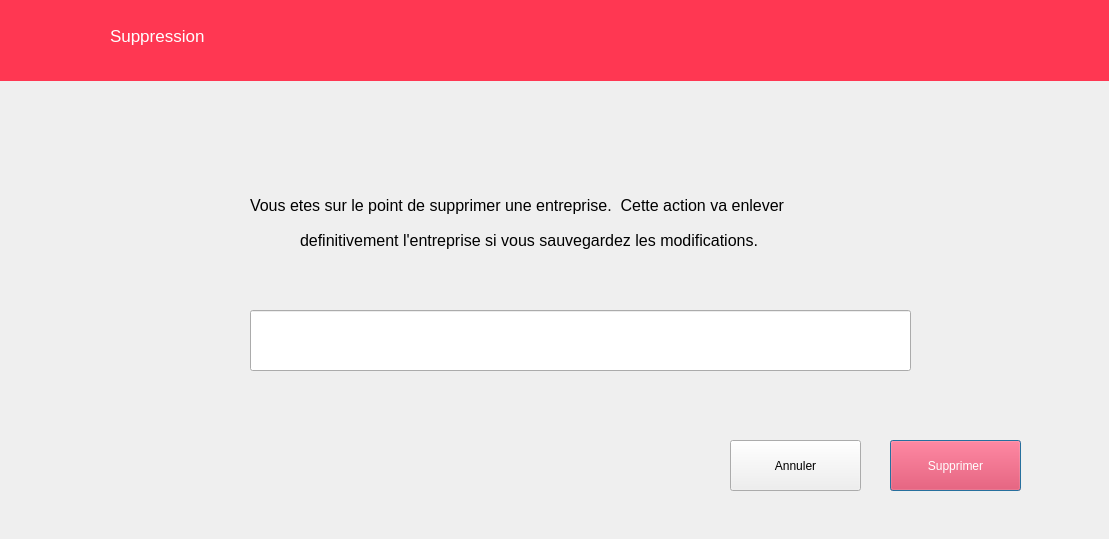
<?xml version="1.0" encoding="UTF-8"?>
<ui version="4.0">
 <class>Supprimer</class>
 <widget class="QDialog" name="Supprimer">
  <property name="geometry">
   <rect>
    <x>0</x>
    <y>0</y>
    <width>1109</width>
    <height>539</height>
   </rect>
  </property>
  <property name="windowTitle">
   <string>Suppression</string>
  </property>
  <property name="windowIcon">
   <iconset resource="imgs.qrc">
    <normaloff>:/imgs/images/gainde.png</normaloff>:/imgs/images/gainde.png</iconset>
  </property>
  <widget class="QLabel" name="label_12">
   <property name="geometry">
    <rect>
     <x>0</x>
     <y>0</y>
     <width>1281</width>
     <height>81</height>
    </rect>
   </property>
   <property name="font">
    <font>
     <pointsize>9</pointsize>
    </font>
   </property>
   <property name="styleSheet">
    <string notr="true">background-color: rgb(0, 0, 0);
background-color: rgb(255, 55, 82);</string>
   </property>
   <property name="text">
    <string/>
   </property>
  </widget>
  <widget class="QLabel" name="label_5">
   <property name="geometry">
    <rect>
     <x>110</x>
     <y>10</y>
     <width>391</width>
     <height>51</height>
    </rect>
   </property>
   <property name="font">
    <font>
     <pointsize>13</pointsize>
    </font>
   </property>
   <property name="styleSheet">
    <string notr="true">color: rgb(255, 255, 255);</string>
   </property>
   <property name="text">
    <string>Suppression</string>
   </property>
  </widget>
  <widget class="QLabel" name="label_13">
   <property name="geometry">
    <rect>
     <x>20</x>
     <y>10</y>
     <width>81</width>
     <height>61</height>
    </rect>
   </property>
   <property name="styleSheet">
    <string notr="true">image: url(:/imgs/images/gainde-blanc.png);</string>
   </property>
   <property name="text">
    <string/>
   </property>
  </widget>
  <widget class="QLabel" name="label">
   <property name="geometry">
    <rect>
     <x>250</x>
     <y>140</y>
     <width>701</width>
     <height>131</height>
    </rect>
   </property>
   <property name="font">
    <font>
     <pointsize>12</pointsize>
    </font>
   </property>
   <property name="text">
    <string>Vous etes sur le point de supprimer une entreprise.  Cette action va enlever </string>
   </property>
  </widget>
  <widget class="QLabel" name="label_2">
   <property name="geometry">
    <rect>
     <x>300</x>
     <y>220</y>
     <width>691</width>
     <height>41</height>
    </rect>
   </property>
   <property name="font">
    <font>
     <pointsize>12</pointsize>
    </font>
   </property>
   <property name="text">
    <string>definitivement l'entreprise si vous sauvegardez les modifications.</string>
   </property>
  </widget>
  <widget class="QLineEdit" name="lineEdit">
   <property name="geometry">
    <rect>
     <x>250</x>
     <y>310</y>
     <width>661</width>
     <height>61</height>
    </rect>
   </property>
   <property name="font">
    <font>
     <pointsize>11</pointsize>
    </font>
   </property>
   <property name="text">
    <string/>
   </property>
  </widget>
  <widget class="QPushButton" name="pushButton">
   <property name="geometry">
    <rect>
     <x>890</x>
     <y>440</y>
     <width>131</width>
     <height>51</height>
    </rect>
   </property>
   <property name="styleSheet">
    <string notr="true">background-color: rgb(255, 17, 53);
color: rgb(255, 255, 255);</string>
   </property>
   <property name="text">
    <string>Supprimer</string>
   </property>
  </widget>
  <widget class="QPushButton" name="pushButton_2">
   <property name="geometry">
    <rect>
     <x>730</x>
     <y>440</y>
     <width>131</width>
     <height>51</height>
    </rect>
   </property>
   <property name="text">
    <string>Annuler</string>
   </property>
  </widget>
 </widget>
 <resources>
  <include location="imgs.qrc"/>
 </resources>
 <connections/>
</ui>
